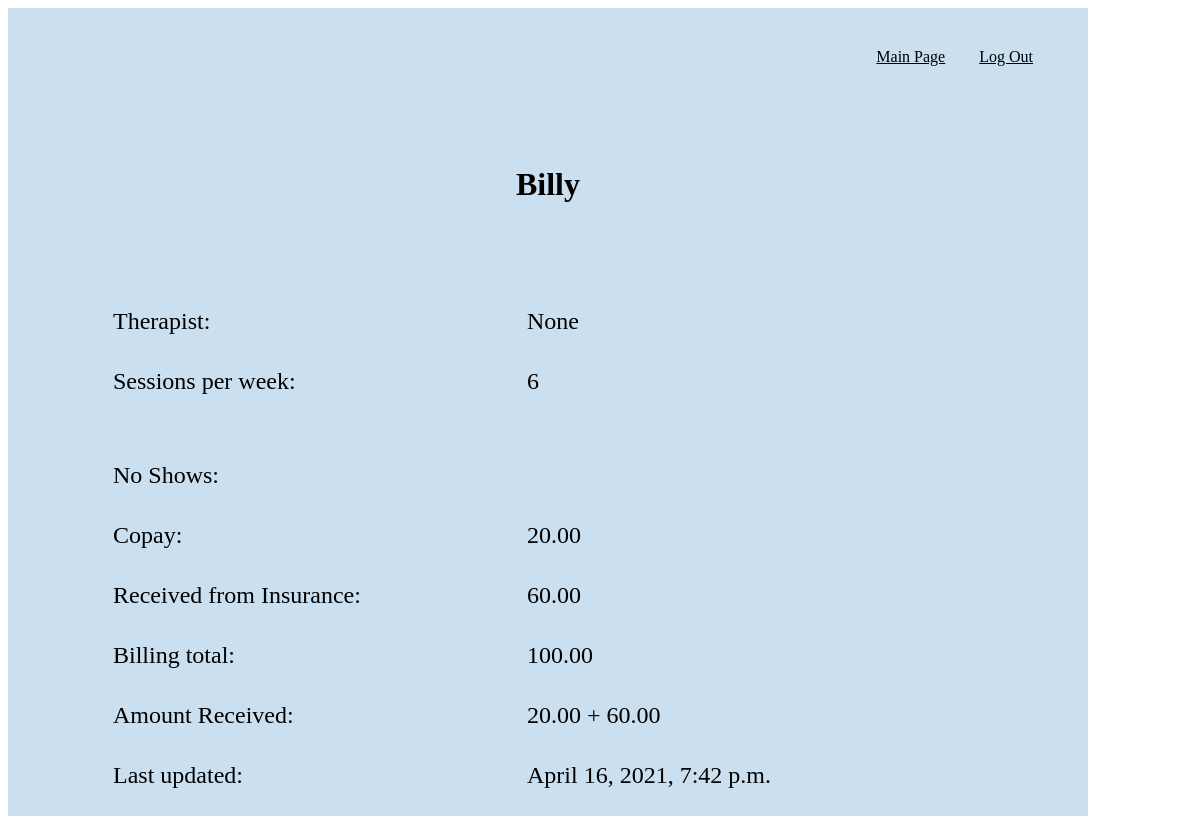
The app's page /client/1/about with its own data.
### dataApp/models.py (models this page shows)
class Client(models.Model):
    name = models.CharField(max_length=255)
    sessions = models.IntegerField()
    evaluation = models.IntegerField()
    noshow = models.IntegerField()
    therapists = models.ManyToManyField(Therapist, related_name = "clients")
    copay = models.DecimalField(decimal_places=2, max_digits=8)
    insurance_amt = models.DecimalField(decimal_places=2, max_digits=8)
    total_charges = models.DecimalField(decimal_places=2, max_digits=8)
    created_at = models.DateTimeField(auto_now_add=True)
    updated_at = models.DateTimeField(auto_now=True)
    objects = ClientManager()

### dataApp/views.py (the view)
# urls.py: path('client/<int:client_id>/about', views.show_client),
def show_client(request, client_id):
    one_client = Client.objects.get(id=client_id)
    context = {
        'one_client': Client.objects.get(id=client_id),
        'all_clients' : Client.objects.all(),
        'all_therapists': Therapist.objects.all()
    }
    return render(request, 'about_client.html', context)

### dataApp/templates/about_client.html (shortened to what this page needs)
<!DOCTYPE html>
<html lang="en">
<head>
    {% load static %}
    <link rel="stylesheet" href="{% static 'css/style.css' %}">
</head>
<body>
<div class = wrapper>
    <div class = "nav">
        <a href="/main" class = "pagelink">Main Page</a>
        <a href = "/" class = "pagelink">Log Out</a>
    </div>
    <h1 class = "aboutTitle">{{one_client.name}}</h1>
    <div class = "about">
        <label class = "aboutLabel">Therapist:</label>
        <p class = "aboutInput">{{one_client.therapists.name}}</p>
        <label class = "aboutLabel">Sessions per week:</label>
        <p class = "aboutInput">{{one_client.sessions}}</p>
        <label class = "aboutLabel">No Shows:</label>
        <p class = "aboutInput">{{one_client.no_show}}</p>
        <label class = "aboutLabel">Copay:</label>
        <p class = "aboutInput">{{one_client.copay}}</p>
        <label class = "aboutLabel">Received from Insurance:</label>
        <p class = "aboutInput">{{ one_client.insurance_amt }}</p>
        <label class = "aboutLabel">Billing total:</label>
        <p class = "aboutInput">{{one_client.total_charges}}</p>
        <label class = "aboutLabel">Amount Received:</label>
        <p class = "aboutInput">{{one_client.copay}} + {{one_client.insurance_amt }}</p>
        <label class = "aboutLabel">Last updated:</label>
        <p class = "aboutInput">{{one_client.updated_at}}</p>
    </div>
</div>
</body>
</html>

### dataApp/static/css/style.css (style rules this page uses)
.wrapper { width: 1000px; min-height: 1000px; background-color: rgb(202 224 241); padding: 40px; text-align: center; }
label { display: block; font-size: 25px; width: 20%; display: inline-block; margin: 20px 0; }
.nav { text-align: right; }
.nav a { margin: 0 15px; }
.pagelink { color: black; }
.about { text-align: left; margin-left: 60px; }
.aboutLabel { width: 400px; height: 50px; text-align: left; font-size: 24px; display: inline-block; margin: 5px; }
.aboutInput { width: 400px; height: 50px; text-align: left; font-size: 24px; display: inline-block; margin: 5px; }
.aboutTitle { margin: 100px auto; }

### records on screen
Client: name "Billy", therapists.name "None", sessions "6", copay "20.00", insurance_amt "60.00", total_charges "100.00", updated_at "April 16, 2021, 7:42 p.m."
